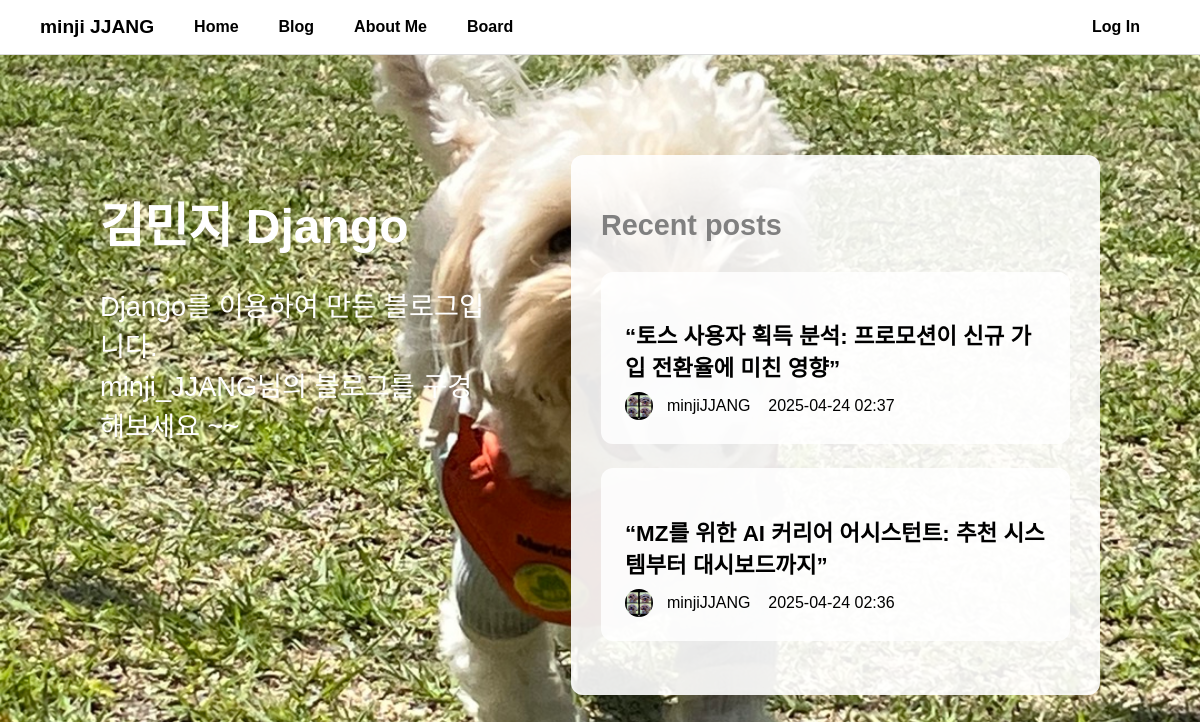
The page / on the database its author committed.
### blog/models.py (models this page shows, shortened)
class Post(models.Model):
    title = models.CharField(max_length=200)
    content = models.TextField()
    created_at = models.DateTimeField(auto_now_add=True)
    author = models.ForeignKey(User, on_delete=models.CASCADE, related_name='posts')
    thumbnail = models.ImageField(upload_to='thumbnails/', blank=True, null=True)
    category = models.CharField(max_length=100, blank=True)
    tags = models.ManyToManyField('Tag', blank=True)

### blog/views.py (the view)
# urls.py: path('', views.home, name='home'),
def home(request):
    posts = Post.objects.order_by('-created_at')[:3]
    return render(request, "blog/home.html",{'posts':posts})

### templates/blog/home.html (shortened to what this page needs)
{% load static %}
<!DOCTYPE html>
<html lang="ko">
<head>
    <link rel="stylesheet" href="{% static 'css/style.css' %}">
</head>
<body>
<nav style="background-color: white; padding: 16px 40px; border-bottom: 1px solid #ddd;">
  <div style="display: flex; align-items: center; justify-content: space-between; width: 100%;">
    <div style="display: flex; align-items: center; gap: 40px;">
      <div style="font-size: 1.2rem; font-weight: bold;">minji JJANG</div>
      <div style="display: flex; gap: 20px;">
        <a href="/" style="text-decoration: none; font-weight: bold; color: black;">Home</a>
        <a href="/blog/" style="text-decoration: none; font-weight: bold; color: black;">Blog</a>
        <a href="/about/" style="text-decoration: none; font-weight: bold; color: black;">About Me</a>
        <a href="/board/" style="text-decoration: none; font-weight: bold; color: black;">Board</a>
      </div>
    </div>
    <div>
      {% if user.is_authenticated %}
        <a href="/accounts/logout/" style="text-decoration: none; font-weight: bold; color: black;">Log Out</a>
      {% else %}
        <a href="/accounts/login/" style="text-decoration: none; font-weight: bold; color: black;">Log In</a>
      {% endif %}
    </div>
  </div>
</nav>
<div class="container">
    <div class="intro">
        <h1>김민지 Django</h1>
        <p>Django를 이용하여 만든 블로그입니다.<br>
        minji_JJANG님의 블로그를 구경해보세요 ~~</p>
    </div>
    <div class="recent-posts">
        <h2>Recent posts</h2>
        {% for post in posts %}
            <div class="card">
                <h3>{{ post.title }}</h3>
                <small>
                    <img src="{% static 'images/profile.jpg' %}" alt="작성자">
                    {{ post.author.username }} &nbsp;&nbsp; {{ post.created_at|date:"Y-m-d H:i" }}
                </small>
            </div>
        {% endfor %}
    </div>
</div>
</body>
</html>

### static/css/style.css (style rules this page uses)
body { margin: 0; font-family: sans-serif; background: url('/static/images/bg.jpg') no-repeat center center fixed; background-size: cover; color: black; }
nav { background-color: white; padding: 12px 40px; display: flex; justify-content: space-between; align-items: center; color: black; }
nav a { margin-right: 20px; text-decoration: none; color: black; font-weight: bold; font-size: 1rem; }
.container { display: flex; justify-content: space-between; padding: 100px; gap: 80px; }
.intro { flex: 1; color: white; font-size: 1.7rem; }
.intro h1 { font-size:3rem; margin-bottom : 20px; }
.recent-posts { flex: 1.2; background-color: rgba(255, 255, 255, 0.9); padding: 30px; border-radius: 12px; }
.recent-posts h2 { color: gray; font-size: 1.8rem; margin-bottom: 30px; }
.card { background-color: rgba(255, 255, 255, 0.85); margin-bottom: 24px; padding: 24px; border-radius: 12px; color: black; font-size:1.1rem; }
.card h3 { font-size: 1.4rem; margin-bottom: 10px; }
.card small { display: flex; align-items: center; margin-top: 8px; font-size: 1rem; gap: 8px; }
.card img { width: 28px; height: 28px; border-radius: 50%; margin-right: 8px; margin-right: 6px; }

### rows shown on the page
Post: title "“토스 사용자 획득 분석: 프로모션이 신규 가입 전환율에 미친 영향”", author.username "minjiJJANG", created_at "2025-04-24 02:37"
Post: title "“MZ를 위한 AI 커리어 어시스턴트: 추천 시스템부터 대시보드까지”", author.username "minjiJJANG", created_at "2025-04-24 02:36"
